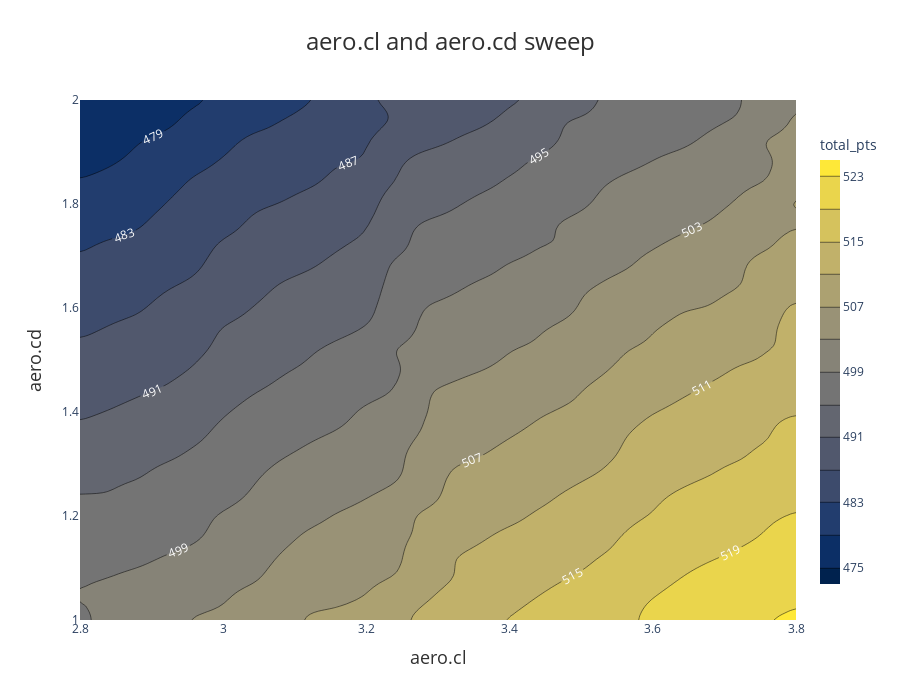

The cell this chart's notebook holds for it:
### Markdown cell above
For 2-parameter sweep results, we have a choice between two types of graphs to represent the data. Call either .plot_contour() or .plot_surface(). Again, the target variable is by default total points, but can be controlled by passing an argument like z_var="endurance_pts".

### Code cell
aero_results.plot_contour()

### Figure 1 — Plotly figure (JSON) as saved in the notebook; plotly's stock layout.template omitted (floating-point values rounded to 4 significant figures; data arrays with more than 128 entries replaced by an {"elided": "..."} marker saying what was removed)
{"data": [{"colorbar": {"len": 0.9, "thickness": 20, "tickfont": {"size": 12}, "tickformat": ".0f", "title": {"font": {"size": 14}, "text": "total_pts"}}, "colorscale": [[0, "#00224e"], [0.1111, "#123570"], [0.2222, "#3b496c"], [0.3333, "#575d6d"], [0.4444, "#707173"], [0.5556, "#8a8678"], [0.6667, "#a59c74"], [0.7778, "#c3b369"], [0.8889, "#e1cc55"], [1, "#fee838"]], "contours": {"end": 523, "labelfont": {"color": "white", "size": 12}, "labelformat": ".0f", "showlabels": true, "size": 4, "start": 475}, "hovertemplate": "aero.cl: %{x:.2f}<br>aero.cd: %{y:.2f}<br>total_pts: %{z:.2f}<extra></extra>", "type": "contour", "x": {"elided": "130 float values"}, "y": {"elided": "130 float values"}, "z": {"elided": "130x130 float values"}}], "layout": {"height": 700, "margin": {"b": 80, "l": 80, "r": 80, "t": 100}, "plot_bgcolor": "rgba(240, 240, 240, 0.8)", "title": {"font": {"color": "#303030", "size": 24}, "text": "aero.cl and aero.cd sweep", "x": 0.5, "xanchor": "center"}, "width": 900, "xaxis": {"title": {"font": {"color": "#303030", "size": 18}, "text": "aero.cl"}}, "yaxis": {"title": {"font": {"color": "#303030", "size": 18}, "text": "aero.cd"}}}}
